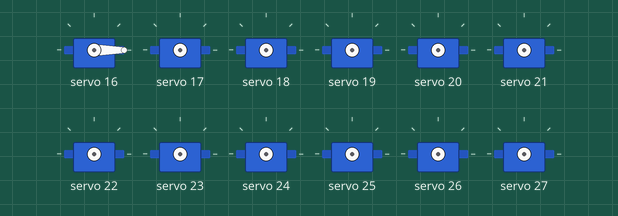
Recording of a sketch running on a simulated Arduino Uno, built with avr-gcc and run on an emulated ATmega328P. On the bench: 12 × servo. The local clock reads 2024-03-15 10:24:30 at power-on unless the sketch sets it.

Above: at 0.1 s.
At 1.0 s:
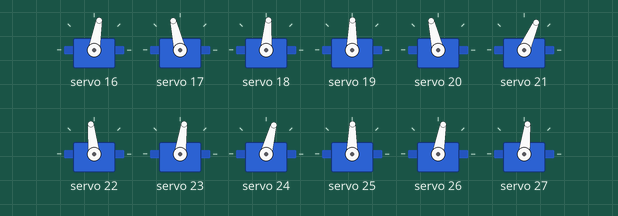
At 1.9 s:
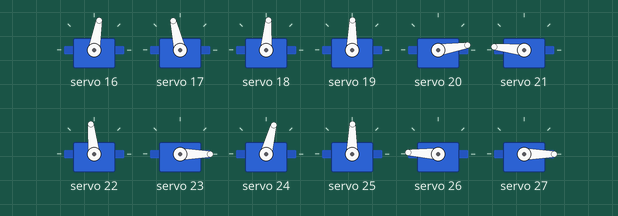
Timing chart, 0 to 3.4 s (numbered marks = the images above):
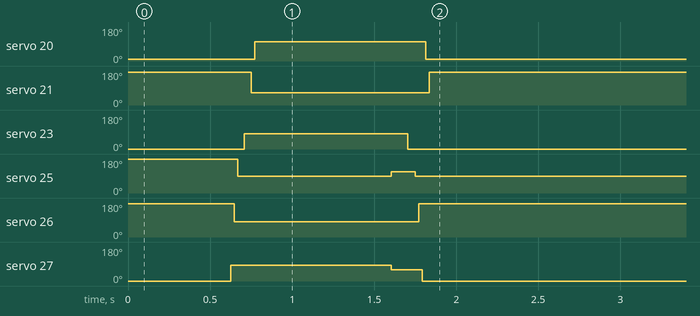

Measured:
- by itself, servo 20: 9° → 103° at 0.77 s, → 9° 1.0 s later
- by itself, servo 21: 174° → 66° at 0.75 s, → 174° 1.1 s later
- by itself, servo 23: 0° → 82° at 0.71 s, → 0° 1.0 s later
- by itself, servo 25: 180° → 89° at 0.67 s, → 113° 0.94 s later, → 89° 0.14 s later
- by itself, servo 26: 177° → 80° at 0.65 s, → 177° 1.1 s later
- by itself, servo 27: 0° → 83° at 0.63 s, → 59° 0.98 s later, → 0° 0.19 s later

The sketch:

final_clock_script.ino
```cpp
#include <Adafruit_PWMServoDriver.h>  // Include library for the servo driver
#include <RTClib.h>                   // Include library for the Real Time Clock
#include <Wire.h>                     // Include Wire library for I2C communication
#include <TimeLib.h>                  // Include library for time functions
#include <Timezone.h>                 // Include library for timezone functions

// Define TimeChangeRule for Western European Time (WET) and Western European Summer Time (WEST)
TimeChangeRule wET = {"WET", Last, Sun, Oct, 2, 0}; // UTC+0
TimeChangeRule wEST = {"WEST", Last, Sun, Mar, 1, 60}; // UTC+1

// Initialize timezone for Ireland using the defined rules
Timezone ireland(wET, wEST);

// Create objects for the servo drivers for hours and minutes
Adafruit_PWMServoDriver pwmH = Adafruit_PWMServoDriver(0x40);  // Hour driver on I2C address 0x40
Adafruit_PWMServoDriver pwmM = Adafruit_PWMServoDriver(0x41);  // Minute driver on I2C address 0x41 (A0 Address Jumper)

// Initialize the Real Time Clock (RTC)
RTC_DS1307 rtc;

// Define the operating frequency for the servos
int servoFrequency = 50;

// Define the off and on positions for the hour and minute segments
int segmentHOff[14] = {130,130,500,450,130,530,500,100,130,500,460,75,500,500};
int segmentMOff[14] = {100,130,500,490,130,480,500,100,70,500,485,75,500,500};
int segmentHOn[14] = {330,330,310,200,330,350,300,360,370,290,250,280,300,300};
int segmentMOn[14] = {280,330,290,300,330,250,315,285,270,300,280,287,277,280};

// Variables to store the current time in tens and units
int hourTens, hourUnits, minuteTens, minuteUnits;

// Define the digit segment states for a 7-segment display (0-9)
int digits[10][7] = {
  {1,1,1,1,1,1,0},
  {0,1,1,0,0,0,0},
  {1,1,0,1,1,0,1},
  {1,1,1,1,0,0,1},
  {0,1,1,0,0,1,1},
  {1,0,1,1,0,1,1},
  {1,0,1,1,1,1,1},
  {1,1,1,0,0,0,0},
  {1,1,1,1,1,1,1},
  {1,1,1,1,0,1,1}
};

// Variables to store the previous time segments
int prevHourTens = -1;
int prevHourUnits = -1;
int prevMinuteTens = -1;
int prevMinuteUnits = -1;

// Offset for adjacent segments to move away from the middle when needed
int midOffset = 50;

void setup() {
  Serial.begin(9600);

  // Initialize the RTC
  if (!rtc.begin()) {
    Serial.println("Couldn't find RTC");
    while (1);
  }
  //for when it gets out of sync, quickly reset the time
rtc.adjust(DateTime(F(__DATE__), F(__TIME__)));

  // Initialize the PWM servo drivers
  pwmH.begin();
  pwmM.begin();
  pwmH.setOscillatorFrequency(27000000);  // Set the PWM oscillator frequency for fine calibration
  pwmM.setOscillatorFrequency(27000000);
  pwmH.setPWMFreq(servoFrequency);        // Set the servo operating frequency
  pwmM.setPWMFreq(servoFrequency);

  // Initialize the servo positions for the hour and minute displays to 88:88
  for (int i = 0; i <= 13; i++) {
    pwmM.setPWM(i, 0, segmentMOff[i]);
    delay(20);
  }
  for (int i = 0; i <= 13; i++) {
    pwmH.setPWM(i, 0, segmentHOff[i]);
    delay(20);
  }
  for (int i = 13; i >= 0; i--) {
    pwmM.setPWM(i, 0, segmentMOn[i]);
    delay(20);
  }
  for (int i = 13; i >= 0; i--) {
    pwmH.setPWM(i, 0, segmentHOn[i]);
    delay(20);
  }

  // Set the previous time segments to 88:88
  prevHourTens = 8;
  prevHourUnits = 8;
  prevMinuteTens = 8;
  prevMinuteUnits = 8;
}

// Function to calculate the number of days until Christmas
int daysUntilChristmas() {
  DateTime now = rtc.now();
  DateTime christmas(now.year(), 12, 25, 0, 0, 0);
  if (now.month() == 12 && now.day() > 25) {
    // If today is after Christmas, set the target to next year's Christmas
    christmas = DateTime(now.year() + 1, 12, 25, 0, 0, 0);
  }
  TimeSpan timeUntilChristmas = christmas - now;
  return timeUntilChristmas.days();
}

// Function to update the display with the current time or countdown
void updateDisplay(int tens, int units, Adafruit_PWMServoDriver& pwm, int segmentOn[], int segmentOff[]) {
  if (digits[units][6] != digits[prevMinuteUnits][6]) {
    if (digits[prevMinuteUnits][2] == 1)
      pwm.setPWM(2, 0, segmentOn[2] + midOffset);
    if (digits[prevMinuteUnits][6] == 1)
      pwm.setPWM(4, 0, segmentOn[4] - midOffset);
  }
  delay(100);
  if (digits[units][6] == 1)
    pwm.setPWM(6, 0, segmentOn[6]);
  else
    pwm.setPWM(6, 0, segmentOff[6]);
  if (digits[tens][6] != digits[prevMinuteTens][6]) {
    if (digits[prevMinuteTens][2] == 1)
      pwm.setPWM(9, 0, segmentOn[9] + midOffset);
    if (digits[prevMinuteTens][6] == 1)
      pwm.setPWM(11, 0, segmentOn[11] - midOffset);
  }
  delay(100);
  if (digits[tens][6] == 1)
    pwm.setPWM(13, 0, segmentOn[13]);
  else
    pwm.setPWM(13, 0, segmentOff[13]);

  for (int i = 0; i <= 5; i++) {
    if (digits[tens][i] == 1)
      pwm.setPWM(i + 7, 0, segmentOn[i + 7]);
    else
      pwm.setPWM(i + 7, 0, segmentOff[i + 7]);
    delay(10);
    if (digits[units][i] == 1)
      pwm.setPWM(i, 0, segmentOn[i]);
    else
      pwm.setPWM(i, 0, segmentOff[i]);
    delay(10);
  }
}

void loop() {
  DateTime now = rtc.now();
  time_t utc = now.unixtime();         // Convert the DateTime to time_t format
  time_t local = ireland.toLocal(utc); // Convert UTC to Ireland local time using Timezone library

  // Calculate days until Christmas
  int daysToChristmas = daysUntilChristmas();

  if (daysToChristmas <= 10) {
    // Display countdown to Christmas
    int countdownTens = daysToChristmas / 10;
    int countdownUnits = daysToChristmas % 10;
    updateDisplay(countdownTens, countdownUnits, pwmH, segmentHOn, segmentHOff);
    updateDisplay(countdownUnits, countdownTens, pwmM, segmentMOn, segmentMOff);
  } else {
    // Display current time
    int currentHour = hour(local);
    int currentMinute = minute(local);

    int hourTens = currentHour / 10;
    int hourUnits = currentHour % 10;

    int minuteTens = currentMinute / 10;
    int minuteUnits = currentMinute % 10;

    updateDisplay(hourTens, hourUnits, pwmH, segmentHOn, segmentHOff);
    updateDisplay(minuteTens, minuteUnits, pwmM, segmentMOn, segmentMOff);

    // Update previous time segments
    prevHourTens = hourTens;
    prevHourUnits = hourUnits;
    prevMinuteTens = minuteTens;
    prevMinuteUnits = minuteUnits;
  }

  delay(500);
}
```
